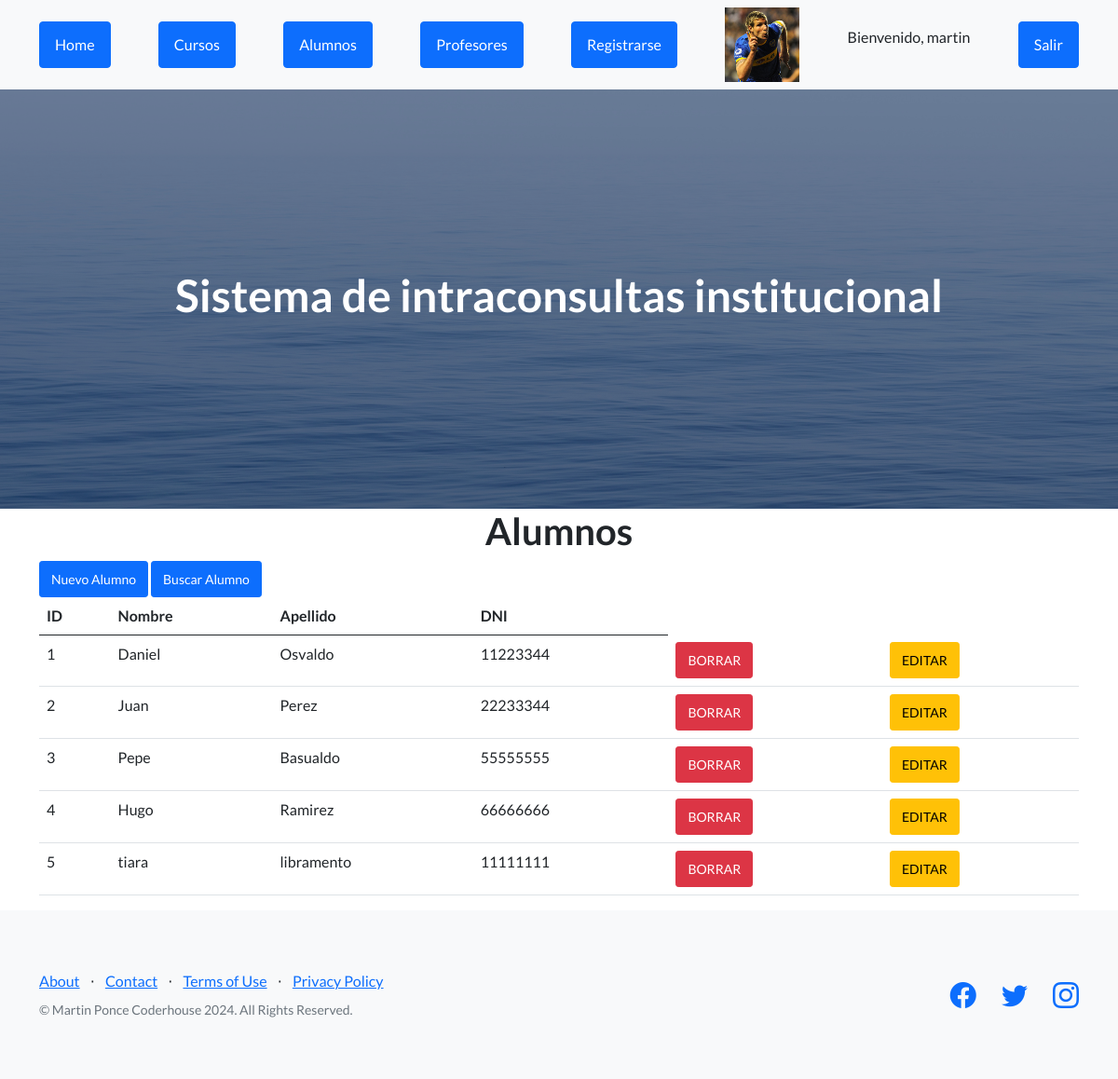
The page /AppCoder/alumnos (signed in) on the database its author committed.
### AppCoder/models.py (models this page shows, shortened)
class Alumno(models.Model):
    nombre = models.CharField(max_length=100)
    apellido = models.CharField(max_length=100)
    dni = models.CharField(max_length=20)

### AppCoder/views.py (the view)
@login_required
def alumnos(request):
    avatares = Avatar.objects.filter(user=request.user.id)
    alumnos = Alumno.objects.all()
    return render(request, "alumnos.html", {"url": avatares[0].imagen.url, "alumnos": alumnos})
    alumnos = Alumno.objects.all()
    return render(request, 'alumnos.html', {'alumnos': alumnos})#

### AppCoder/templates/alumnos.html
{% extends "padre.html" %}
{% load static %}
{% block contenido %}
    <main class="container">
        <h1 class="text-xl-center title"> Alumnos </h1>
        <a href= "alta_alumno"  class="btn btn-primary btn-sm">Nuevo Alumno</a>
        <a href="buscar_alumno" class="btn btn-primary btn-sm">Buscar Alumno</a>
        <table class="table">
            <thead>
                <tr>
                    <th>ID</th>
                    <th>Nombre</th>
                    <th>Apellido</th>
                    <th>DNI</th>
                </tr>
            </thead>
            <tbody>
                {% for alumno in alumnos %}
                <tr>
                    <td>{{ alumno.id }}</td>
                    <td>{{ alumno.nombre }}</td>
                    <td>{{ alumno.apellido }}</td>
                    <td>{{ alumno.dni }}</td>
                    <td><a href="{% url 'elimina_alumno' alumno.id %}" class="btn btn-danger btn-sm">BORRAR</a></td>
                    <td><a href="{% url 'editar_alumno' alumno.id %}" class="btn btn-warning btn-sm">EDITAR</a></td>
                </tr>
                {% endfor %}
            </tbody>
        </table>
    </main>
{% endblock %}

### AppCoder/templates/padre.html (shortened to what this page needs)
<!DOCTYPE html>
<html lang="en">
    <head>
        {% load static %}
        <link href="https://cdn.jsdelivr.net/npm/bootstrap-icons@1.5.0/font/bootstrap-icons.css" rel="stylesheet" type="text/css" />
        <link href="{% static 'AppCoder/css/styles.css' %}" rel="stylesheet" />
    </head>
    <body>
        <nav class="navbar navbar-light bg-light static-top">
            <div class="container">
                <a class="btn btn-primary" href="{% url 'home' %}">Home</a>
                <a class="btn btn-primary" href="{% url 'cursos' %}">Cursos</a>
                <a class="btn btn-primary" href="{% url 'alumnos' %}">Alumnos</a>
                <a class="btn btn-primary" href="{% url 'profesores' %}">Profesores</a>
                <a class="btn btn-primary" href="{% url 'Register' %}">Registrarse</a>
                {% if  request.user.is_authenticated %}
                <img src="{{ url }}" alt="" width="80px" height="80px">
                <p>Bienvenido, {{user.username}}</p>
                <form action="{% url 'Logout' %}" method="post">
                    <button type="submit" class="btn btn-primary">Salir</button>
                </form>
                {% endif %}
            </div>
        </nav>
        <header class="masthead">
            <div class="container position-relative">
                <h1 class="text-center" style="color: white">Sistema de intraconsultas institucional</h1>
            </div>
        </header>
        {% block contenido %}
        {% endblock %}
        <footer class="footer bg-light">
            <div class="container">
                <div class="row">
                    <div class="col-lg-6 h-100 text-center text-lg-start my-auto">
                        <ul class="list-inline mb-2">
                            <li class="list-inline-item"><a href="#!">About</a></li>
                            <li class="list-inline-item">⋅</li>
                            <li class="list-inline-item"><a href="#!">Contact</a></li>
                            <li class="list-inline-item">⋅</li>
                            <li class="list-inline-item"><a href="#!">Terms of Use</a></li>
                            <li class="list-inline-item">⋅</li>
                            <li class="list-inline-item"><a href="#!">Privacy Policy</a></li>
                        </ul>
                        <p class="text-muted small mb-4 mb-lg-0">&copy; Martin Ponce Coderhouse 2024. All Rights Reserved.</p>
                    </div>
                    <div class="col-lg-6 h-100 text-center text-lg-end my-auto">
                        <ul class="list-inline mb-0">
                            <li class="list-inline-item me-4">
                                <a href="#!"><i class="bi-facebook fs-3"></i></a>
                            </li>
                            <li class="list-inline-item me-4">
                                <a href="#!"><i class="bi-twitter fs-3"></i></a>
                            </li>
                            <li class="list-inline-item">
                                <a href="#!"><i class="bi-instagram fs-3"></i></a>
                            </li>
                        </ul>
                    </div>
                </div>
            </div>
        </footer>
    </body>
</html>

### rows shown on the page
Alumno: id "1", nombre "Daniel", apellido "Osvaldo", dni "11223344"
Alumno: id "2", nombre "Juan", apellido "Perez", dni "22233344"
Alumno: id "3", nombre "Pepe", apellido "Basualdo", dni "55555555"
Alumno: id "4", nombre "Hugo", apellido "Ramirez", dni "66666666"
Alumno: id "5", nombre "tiara", apellido "libramento", dni "11111111"

### other values the page prints
{{ user.username }} "martin"
